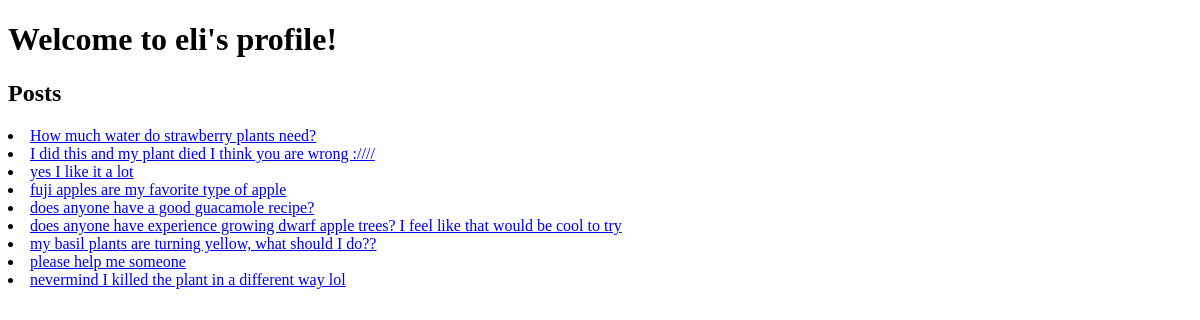
Before: /user/eli/ with the older database file.
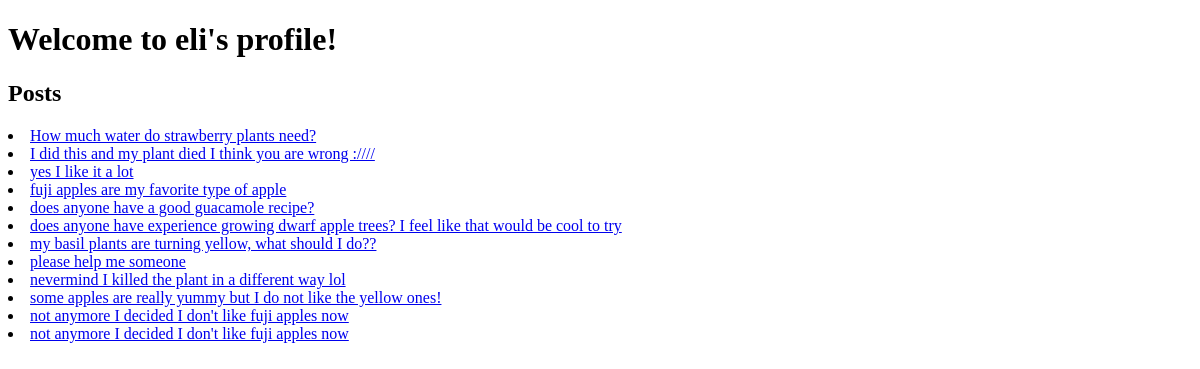
After: the same page with the newer database file.
### plants/models.py (models this page shows, shortened)
class Post(models.Model):
	post_content = models.CharField(max_length=1000) # in case there is a lot of explaining to do :)
	post_plant = models.ForeignKey(Plant, on_delete=models.CASCADE, null=True, blank=True, default=None) # when the plant is deleted (shouldn't happen), remove posts
	author = models.ForeignKey(User, on_delete=models.CASCADE) # had to add null possibility?
	pub_date = models.DateTimeField('date published')
	post_parent = models.ForeignKey('self', on_delete=models.CASCADE, null=True, blank=True, default=None) # post deletes if the parent post deletes
	helpful = models.IntegerField(default=0) # for people who think the most is helpful (basically a 'like')
	also_questioning = models.IntegerField(default=0) # a 'like' to indicate that other people have the same issue

### plants/views.py (the view)
# urls.py: path('user/<str:username>/', views.user.as_view(), name='userinfo'),
class user(View):
	def get(self, request, username):
		template = loader.get_template('user.html')
		try:
			userInfo = User.objects.filter(username=username)[0]
		except:
			template = loader.get_template('nouser.html')
			form = AuthenticationForm()
			form.fields['username'].widget.attrs.update({
				'placeholder': 'username',
			})
			form.fields['password'].widget.attrs.update({
				'placeholder': 'password'
 			})
			context = {
				'username': username, # not user object because it didn't exist :(
				'form': form
			}
			return HttpResponse(template.render(context, request))
		template = loader.get_template('user.html')
		context = {
			'posts': Post.objects.filter(author=userInfo.id).order_by('id'),
			'username': userInfo.username,
		}
		return HttpResponse(template.render(context, request))

### plants/templates/user.html (shortened to what this page needs)
<!DOCTYPE html>
<html>
	<head>
	</head>
	<body>
		<h1> Welcome to {{ username }}'s profile! </h1>
		<h2> Posts </h2>
		{% for post in posts %}
			<li><a href="/post/{{ post.id }}/">{{ post.post_content }}</a></li>
		{% endfor %}
	</body>
</html>

Changed rows visible on the page:
added Post: post_content "some apples are really yummy but I do not like the yellow ones!"
added Post: post_content "not anymore I decided I don't like fuji apples now"
added Post: post_content "not anymore I decided I don't like fuji apples now"
